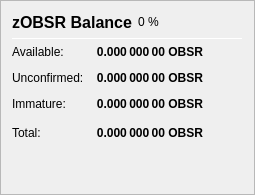
                   <widget class="QFrame" name="frame_ZerocoinBalances">
                    <property name="frameShape">
                     <enum>QFrame::StyledPanel</enum>
                    </property>
                    <property name="frameShadow">
                     <enum>QFrame::Raised</enum>
                    </property>
                    <layout class="QVBoxLayout" name="verticalLayout_7">
                     <item>
                      <layout class="QHBoxLayout" name="horizontalLayout_8" stretch="0,0,0">
                       <item>
                        <widget class="QLabel" name="label_5z_3">
                         <property name="minimumSize">
                          <size>
                           <width>0</width>
                           <height>20</height>
                          </size>
                         </property>
                         <property name="font">
                          <font>
                           <pointsize>12</pointsize>
                           <weight>75</weight>
                           <bold>true</bold>
                          </font>
                         </property>
                         <property name="text">
                          <string>zOBSR Balance</string>
                         </property>
                        </widget>
                       </item>
                       <item>
                        <widget class="QLabel" name="labelzOBSRPercent">
                         <property name="text">
                          <string notr="true">0 %</string>
                         </property>
                        </widget>
                       </item>
                       <item>
                        <spacer name="horizontalSpacer_11">
                         <property name="orientation">
                          <enum>Qt::Horizontal</enum>
                         </property>
                         <property name="sizeHint" stdset="0">
                          <size>
                           <width>40</width>
                           <height>20</height>
                          </size>
                         </property>
                        </spacer>
                       </item>
                      </layout>
                     </item>
                     <item>
                      <widget class="Line" name="line_ZerocoinBalance">
                       <property name="minimumSize">
                        <size>
                         <width>0</width>
                         <height>1</height>
                        </size>
                       </property>
                       <property name="maximumSize">
                        <size>
                         <width>16777215</width>
                         <height>1</height>
                        </size>
                       </property>
                       <property name="orientation">
                        <enum>Qt::Horizontal</enum>
                       </property>
                      </widget>
                     </item>
                     <item>
                      <layout class="QGridLayout" name="gridLayout_5">
                       <property name="spacing">
                        <number>12</number>
                       </property>
                       <item row="1" column="0">
                        <widget class="QLabel" name="labelzBalanceMatureText">
                         <property name="toolTip">
                          <string>Mature: more than 20 confirmation and more than 1 mint of the same denomination after it was minted.
These zOBSR are spendable.</string>
                         </property>
                         <property name="text">
                          <string>Available:</string>
                         </property>
                        </widget>
                       </item>
                       <item row="1" column="1">
                        <widget class="QLabel" name="labelzBalanceMature">
                         <property name="font">
                          <font>
                           <weight>75</weight>
                           <bold>true</bold>
                          </font>
                         </property>
                         <property name="toolTip">
                          <string>Mature: more than 20 confirmation and more than 1 mint of the same denomination after it was minted.
These zOBSR are spendable.</string>
                         </property>
                         <property name="text">
                          <string notr="true">0.000 000 00 OBSR</string>
                         </property>
                         <property name="alignment">
                          <set>Qt::AlignRight|Qt::AlignTrailing|Qt::AlignVCenter</set>
                         </property>
                        </widget>
                       </item>
                       <item row="2" column="0">
                        <widget class="QLabel" name="labelzBalanceUnconfirmedText">
                         <property name="toolTip">
                          <string>Unconfirmed: less than 20 confirmations
Immature: confirmed, but less than 1 mint of the same denomination after it was minted</string>
                         </property>
                         <property name="text">
                          <string>Unconfirmed:</string>
                         </property>
                        </widget>
                       </item>
                       <item row="2" column="1">
                        <widget class="QLabel" name="labelzBalanceUnconfirmed">
                         <property name="font">
                          <font>
                           <weight>75</weight>
                           <bold>true</bold>
                          </font>
                         </property>
                         <property name="toolTip">
                          <string>Unconfirmed: less than 20 confirmations
Immature: confirmed, but less than 1 mint of the same denomination after it was minted</string>
                         </property>
                         <property name="text">
                          <string notr="true">0.000 000 00 OBSR</string>
                         </property>
                         <property name="alignment">
                          <set>Qt::AlignRight|Qt::AlignTrailing|Qt::AlignVCenter</set>
                         </property>
                        </widget>
                       </item>
                       <item row="3" column="0">
                        <widget class="QLabel" name="labelzBalanceImmatureText">
                         <property name="toolTip">
                          <string>Unconfirmed: less than 20 confirmations
Immature: confirmed, but less than 1 mint of the same denomination after it was minted</string>
                         </property>
                         <property name="text">
                          <string>Immature:</string>
                         </property>
                        </widget>
                       </item>
                       <item row="3" column="1">
                        <widget class="QLabel" name="labelzBalanceImmature">
                         <property name="font">
                          <font>
                           <weight>75</weight>
                           <bold>true</bold>
                          </font>
                         </property>
                         <property name="toolTip">
                          <string>Unconfirmed: less than 20 confirmations
Immature: confirmed, but less than 1 mint of the same denomination after it was minted</string>
                         </property>
                         <property name="text">
                          <string notr="true">0.000 000 00 OBSR</string>
                         </property>
                         <property name="alignment">
                          <set>Qt::AlignRight|Qt::AlignTrailing|Qt::AlignVCenter</set>
                         </property>
                        </widget>
                       </item>
                       <item row="4" column="0">
                        <widget class="QLabel" name="labelzBalanceText">
                         <property name="toolTip">
                          <string>Your current zOBSR balance, unconfirmed and immature zOBSR included.</string>
                         </property>
                         <property name="text">
                          <string>Total:</string>
                         </property>
                        </widget>
                       </item>
                       <item row="4" column="1">
                        <widget class="QLabel" name="labelzBalance">
                         <property name="font">
                          <font>
                           <weight>75</weight>
                           <bold>true</bold>
                          </font>
                         </property>
                         <property name="cursor">
                          <cursorShape>IBeamCursor</cursorShape>
                         </property>
                         <property name="toolTip">
                          <string>Your current zOBSR balance, unconfirmed and immature zOBSR included.</string>
                         </property>
                         <property name="text">
                          <string notr="true">0.000 000 00 OBSR</string>
                         </property>
                         <property name="alignment">
                          <set>Qt::AlignRight|Qt::AlignTrailing|Qt::AlignVCenter</set>
                         </property>
                         <property name="textInteractionFlags">
                          <set>Qt::LinksAccessibleByMouse|Qt::TextSelectableByKeyboard|Qt::TextSelectableByMouse</set>
                         </property>
                        </widget>
                       </item>
                       <item row="4" column="2">
                        <spacer name="horizontalSpacer_4">
                         <property name="orientation">
                          <enum>Qt::Horizontal</enum>
                         </property>
                         <property name="sizeHint" stdset="0">
                          <size>
                           <width>40</width>
                           <height>20</height>
                          </size>
                         </property>
                        </spacer>
                       </item>
                      </layout>
                     </item>
                     <item>
                      <spacer name="verticalSpacer_4">
                       <property name="orientation">
                        <enum>Qt::Vertical</enum>
                       </property>
                       <property name="sizeHint" stdset="0">
                        <size>
                         <width>20</width>
                         <height>40</height>
                        </size>
                       </property>
                      </spacer>
                     </item>
                    </layout>
                   </widget>
